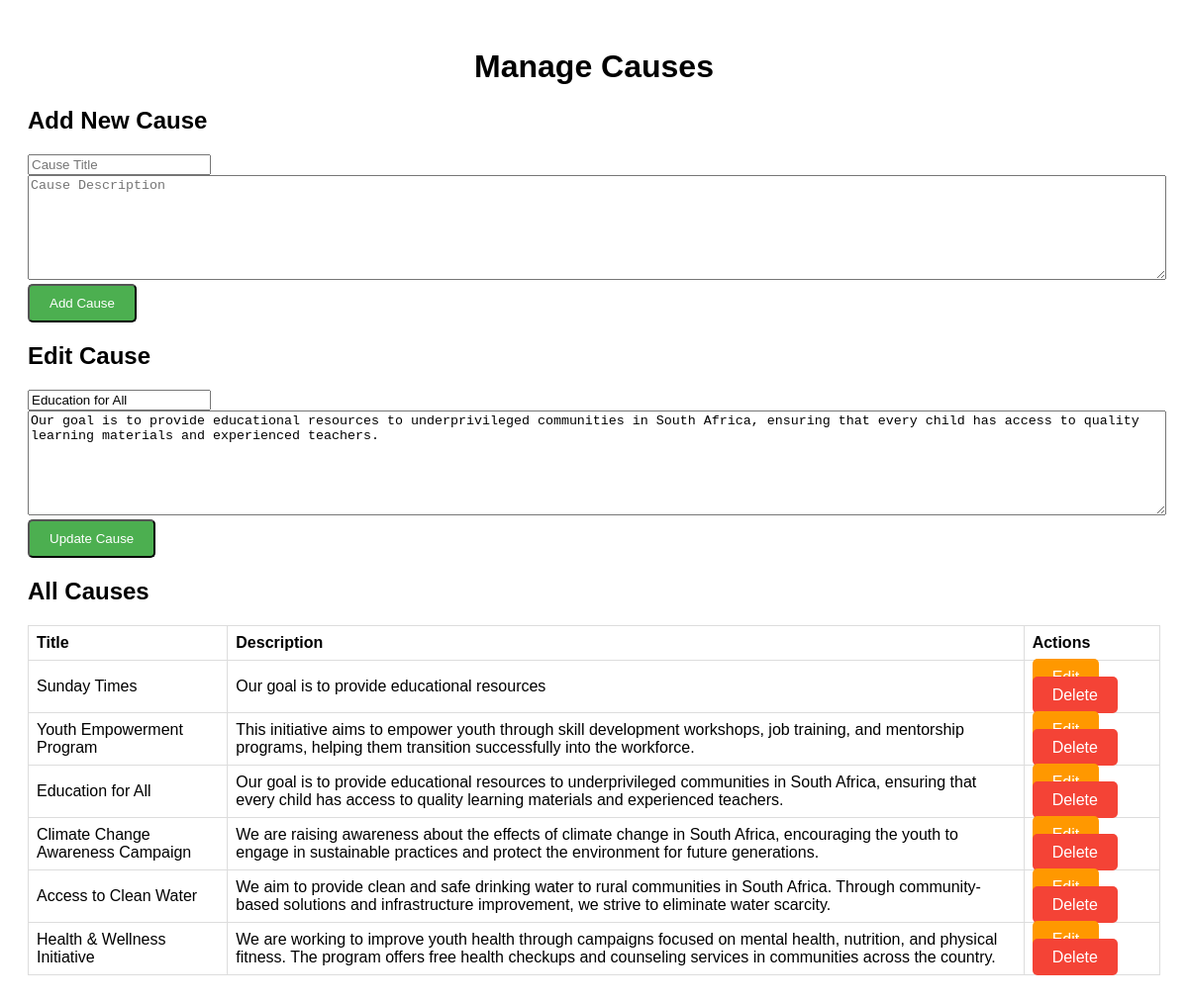
The page /manage_causes.php?edit=2 on the database its author committed.
### tables this page shows
CREATE TABLE `causes` (
  `id` int(11) NOT NULL,
  `title` varchar(255) NOT NULL,
  `description` text NOT NULL,
  `created_at` timestamp NOT NULL DEFAULT current_timestamp()
);

### manage_causes.php (the view, shortened to what this page needs)
<?php
$conn = new mysqli('localhost', 'root', '', 'youth_for_survival');
if (isset($_GET['edit'])) {
    $id = $_GET['edit'];
    $result = $conn->query("SELECT * FROM causes WHERE id = $id");
    $cause = $result->fetch_assoc();
}
$causes = $conn->query("SELECT * FROM causes ORDER BY created_at DESC");
?>
<!DOCTYPE html>
<html lang="en">
<head>
</head>
<body>
<div class="container">
    <h1>Manage Causes</h1>
    <div class="form-container">
        <h2>Add New Cause</h2>
        <form method="POST">
            <input type="text" name="title" placeholder="Cause Title" required>
            <textarea name="description" placeholder="Cause Description" required></textarea>
            <button type="submit" name="add_cause" class="btn">Add Cause</button>
        </form>
    </div>
    <?php if (isset($cause)): ?>
    <div class="form-container">
        <h2>Edit Cause</h2>
        <form method="POST">
            <input type="text" name="title" value="<?php echo $cause['title']; ?>" required>
            <textarea name="description" required><?php echo $cause['description']; ?></textarea>
            <button type="submit" name="update_cause" class="btn">Update Cause</button>
        </form>
    </div>
    <?php endif; ?>
    <h2>All Causes</h2>
    <table>
        <thead>
            <tr>
                <th>Title</th>
                <th>Description</th>
                <th>Actions</th>
            </tr>
        </thead>
        <tbody>
            <?php while ($row = $causes->fetch_assoc()): ?>
            <tr>
                <td><?php echo htmlspecialchars($row['title']); ?></td>
                <td><?php echo htmlspecialchars($row['description']); ?></td>
                <td>
                    <a href="?edit=<?php echo $row['id']; ?>" class="btn btn-edit">Edit</a>
                    <a href="?delete=<?php echo $row['id']; ?>" class="btn btn-delete" onclick="return confirm('Are you sure you want to delete this cause?');">Delete</a>
                </td>
            </tr>
            <?php endwhile; ?>
        </tbody>
    </table>
</div>
</body>
</html>

### manage_causes.php (style rules this page uses)
body { font-family: Arial, sans-serif; }
.container { max-width: 1200px; margin: 0 auto; padding: 20px; }
h1 { text-align: center; }
table { width: 100%; border-collapse: collapse; margin-top: 20px; }
table, th, td { border: 1px solid #ddd; }
th, td { padding: 8px; text-align: left; }
.btn { padding: 10px 20px; background-color: #4CAF50; color: white; text-decoration: none; border-radius: 5px; }
.btn-edit { background-color: #ff9800; }
.btn-delete { background-color: #f44336; }
.form-container { margin: 20px 0; }
textarea { width: 100%; height: 100px; }

### rows shown on the page
causes: title "Education for All", description "Our goal is to provide educational resources to underprivileged communities in South Africa, ensuring that every child has access to quality learning materials and experienced teachers."
causes: title "Sunday Times", description "Our goal is to provide educational resources"
causes: title "Youth Empowerment Program", description "This initiative aims to empower youth through skill development workshops, job training, and mentorship programs, helping them transition successfully into the workforce."
causes: title "Climate Change Awareness Campaign", description "We are raising awareness about the effects of climate change in South Africa, encouraging the youth to engage in sustainable practices and protect the environment for future generations."
causes: title "Access to Clean Water", description "We aim to provide clean and safe drinking water to rural communities in South Africa. Through community-based solutions and infrastructure improvement, we strive to eliminate water scarcity."
causes: title "Health & Wellness Initiative", description "We are working to improve youth health through campaigns focused on mental health, nutrition, and physical fitness. The program offers free health checkups and counseling services in communities across the country."
